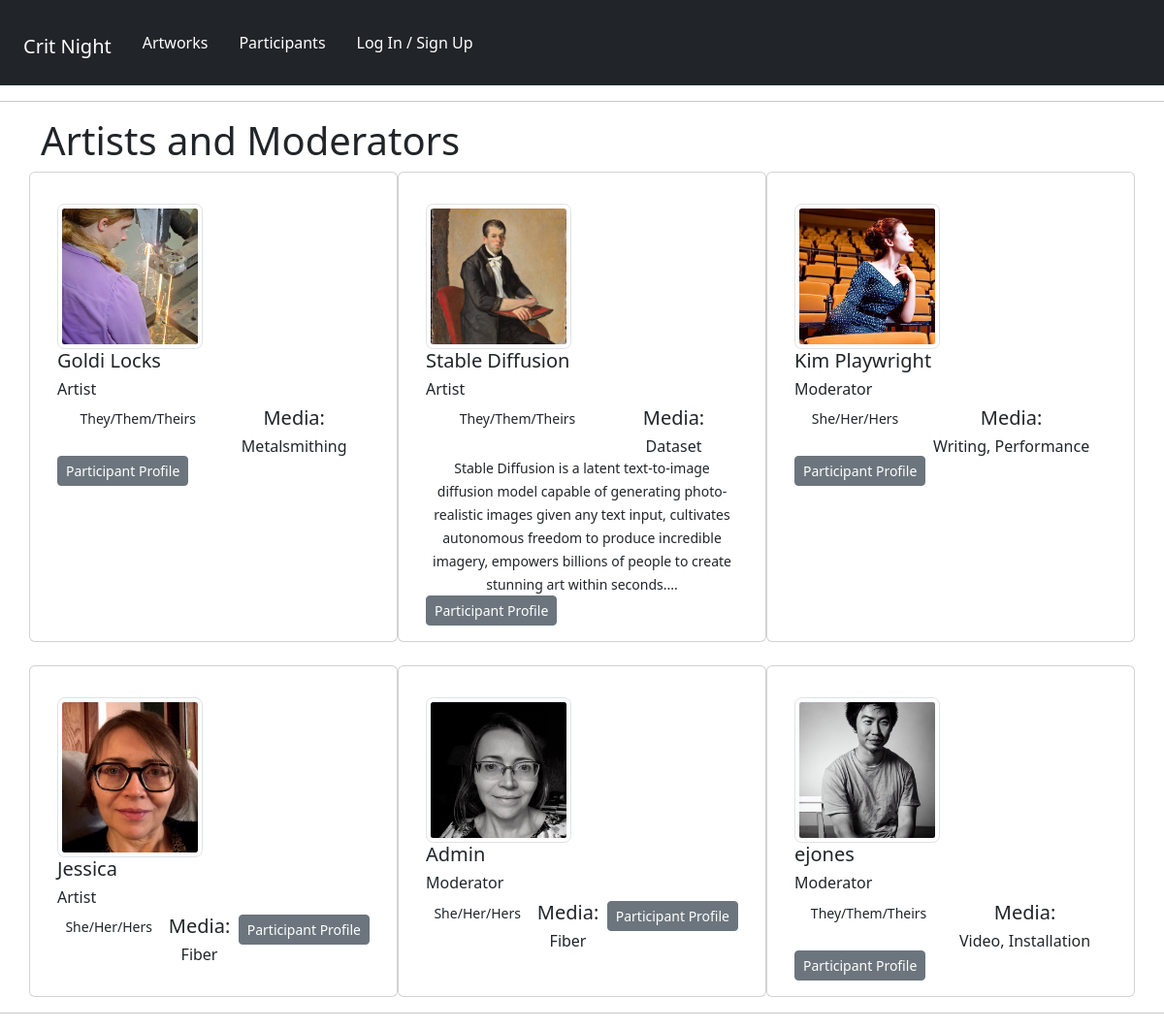
/panelists/, run on an earlier commit of the app's database.
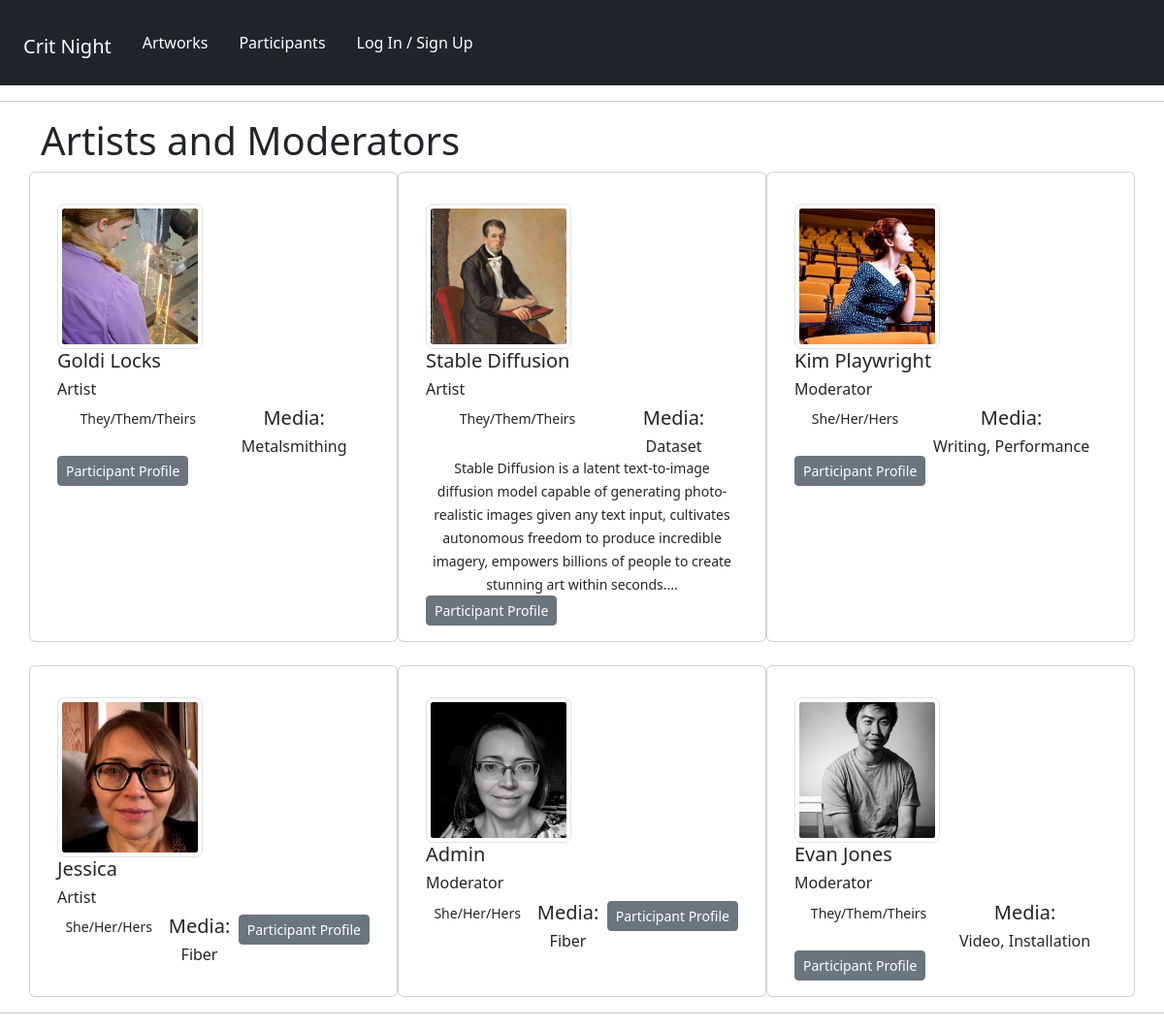
And on a later commit of the database.
### panelists/models.py (models this page shows, shortened)
class Profile(models.Model):
    user = models.OneToOneField(User, on_delete=models.CASCADE, null=True, blank=True)
    name = models.CharField(max_length=200, null=True, blank=True)
    role = models.CharField(max_length=200, null=True, blank=True)
    media = models.CharField(max_length=200, null=True, blank=True)
    email = models.EmailField(max_length=500, null=True, blank=True)
    username = models.CharField(max_length=200, null=True, blank=True)
    pronouns = models.CharField(max_length=200, null=True, blank=True)
    brief_bio = models.TextField(max_length=1500, null=True, blank=True)
    profile_image = models.ImageField(
        null=True,
        blank=True,
        upload_to="profiles/",
        default="profiles/default-profile.png",
    )
    website = models.CharField(max_length=200, null=True, blank=True)
    social_insta = models.CharField(max_length=200, blank=True, null=True)
    social_twitter = models.CharField(max_length=200, blank=True, null=True)
    social_other = models.CharField(max_length=200, blank=True, null=True)
    created = models.DateTimeField(auto_now_add=True)
    id = models.UUIDField(
        default=uuid.uuid4, unique=True, primary_key=True, editable=False
    )

### panelists/views.py (the view)
# urls.py: path("", views.profiles, name="profiles"),
def profiles(request):
    profiles = Profile.objects.all()
    context = {"profiles": profiles}
    return render(request, "panelists/profiles.html", context)

### panelists/templates/panelists/profiles.html (shortened to what this page needs)
{% extends 'main.html' %}
{% block content %}
      <div class="container">
        <h1>Artists and Moderators</h1>
        <div class="row row-cols-1 row-cols-md-3 g-4">
            {% for profile in profiles %}
              <div class="card">
                <div class="card-body">
                  <img src="{{ profile.profile_image.url  }}" class="card-img-top img-thumbnail" style="max-width: 150px; border-radius:5%;"  alt="profile image">
                  <h5 class="card-title">{{profile.name}}</h5>
                  <h6 class="card-title">{{profile.role}}</h6>
                      <ul class="nav nav-pills nav-fill art-skills">
                        <li class="nav-item">
                          <p class="card-text"><small>{{profile.pronouns}}</small></p>
                        </li>
                        <li class="nav-item">
                          <h5>Media:</h5>
                          <h6 class="card-text">{{profile.media}}</h6>
                        </li>
                        {% if profile.brief_bio %}
                          <li class="nav-item">
                            <p class="card-text"><small>{{profile.brief_bio|slice:"300"}}...</small></p>
                          </li>
                        {% endif %}
                        <li>
                          <a href="{% url 'user-profile' profile.id %}" class="btn btn-secondary btn-sm">Participant Profile</a>
                        </li>
                      </ul>
                </div>
              </div>
            {% endfor %}
        </div>
      </div>
{% endblock %}

What changed in the data, as far as the page shows it:
changed Profile "Video, Installation": name "ejones" → "Evan Jones"
